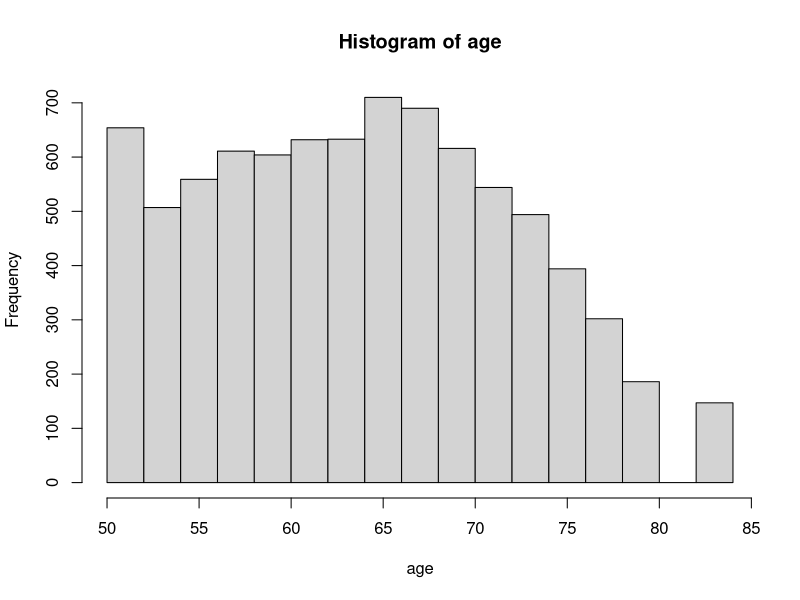
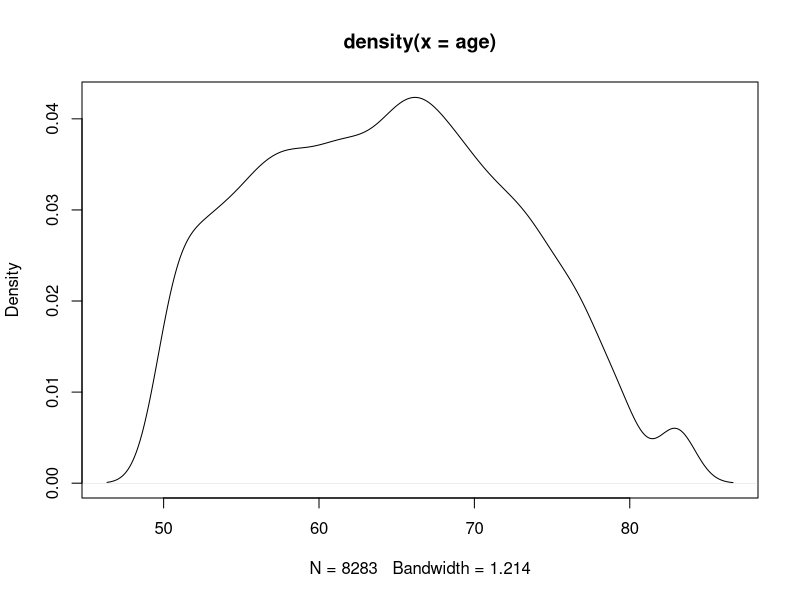
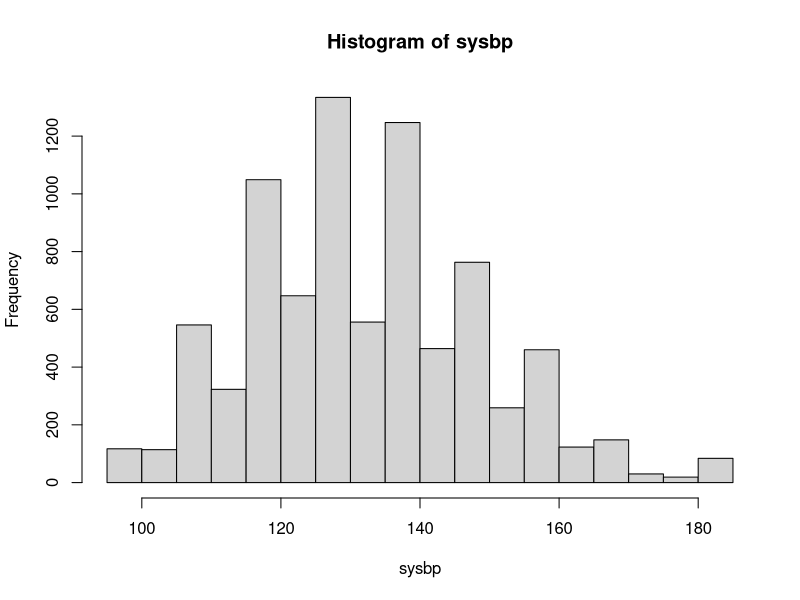
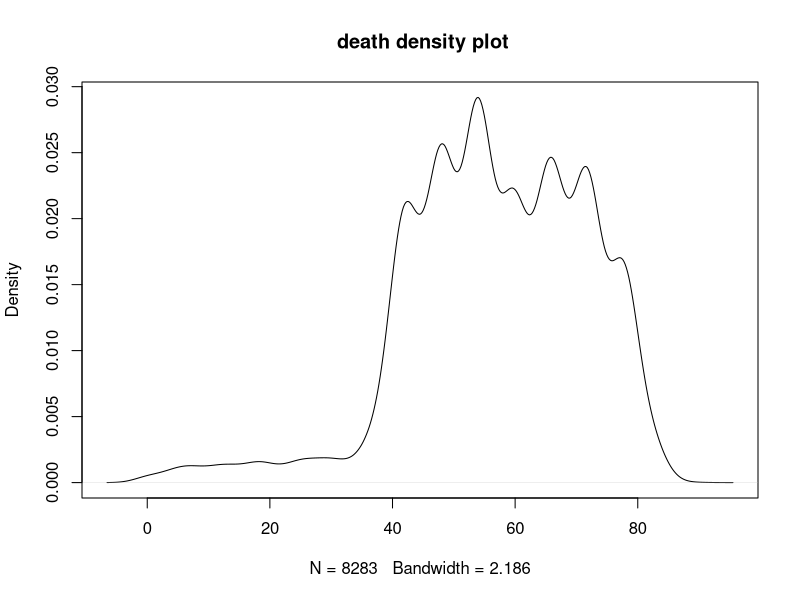
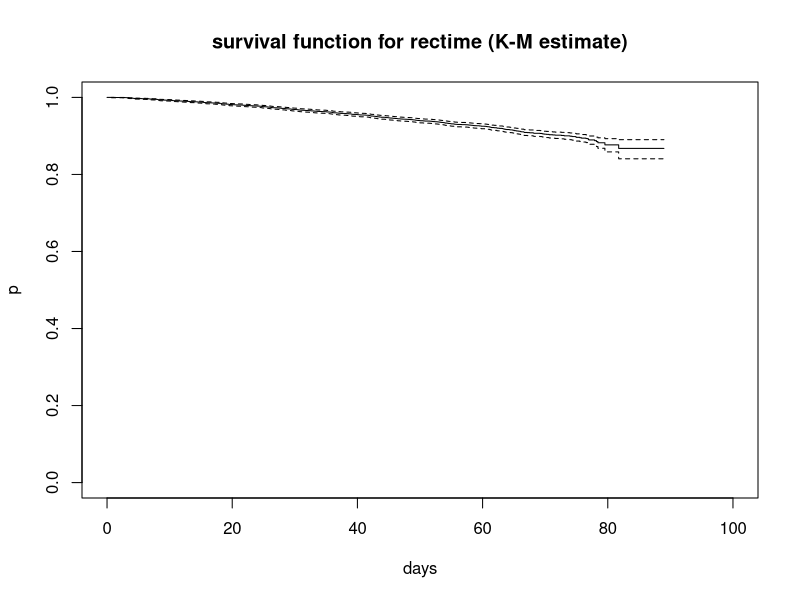
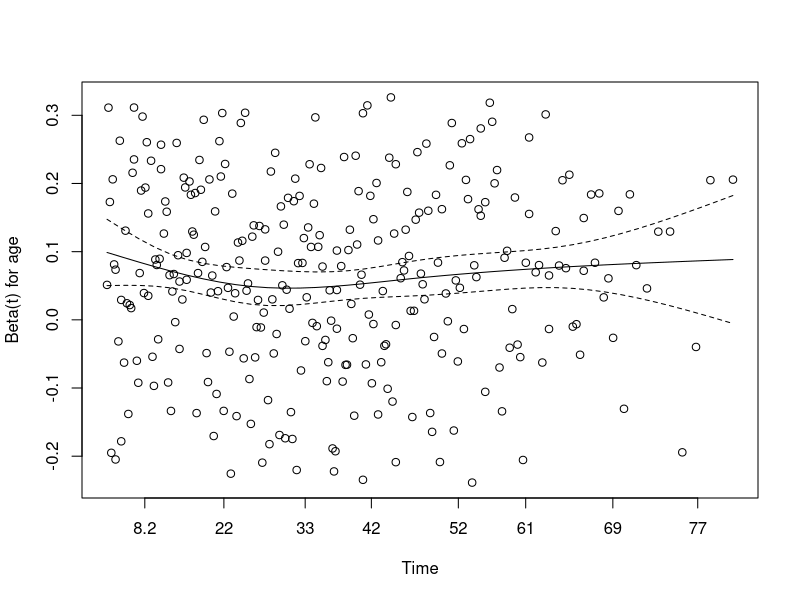
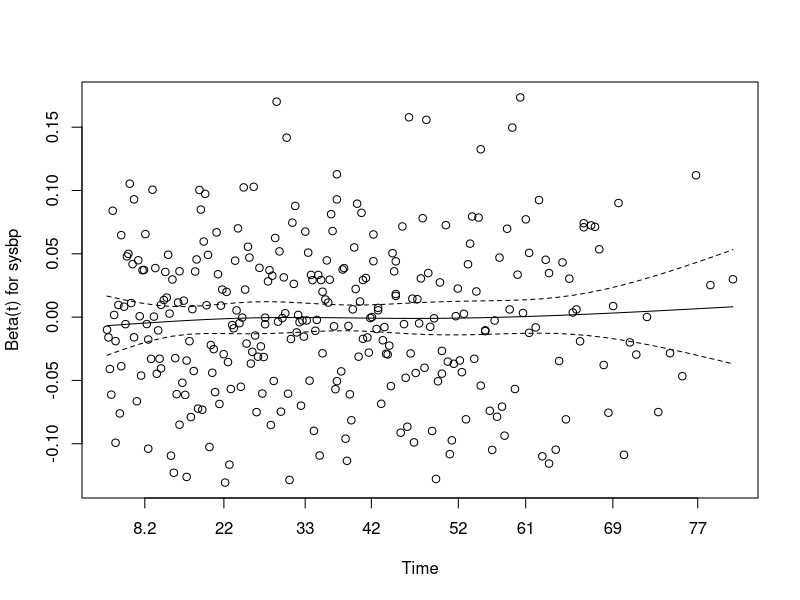
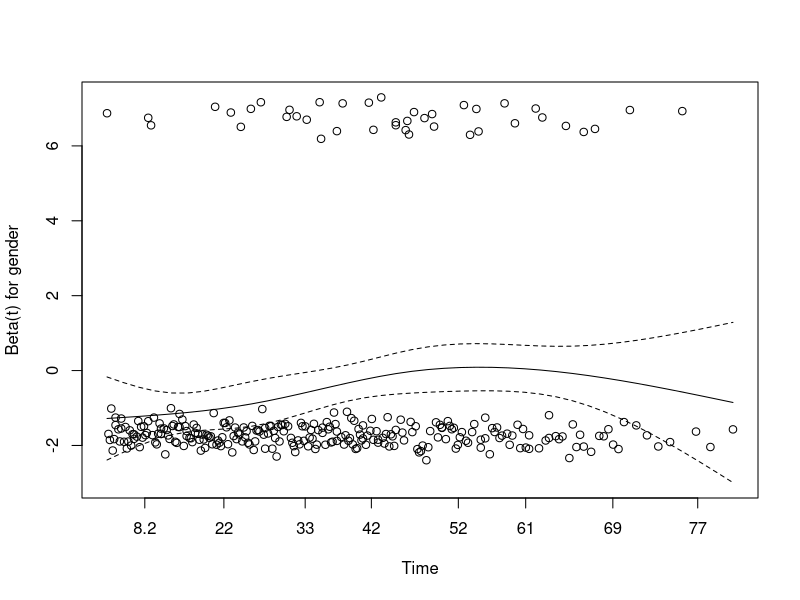

Recreate these plots in R, in order. (Note: this script raises an error after producing the figures.)
## ---- chunk 1
library(survival)
library(survminer)
## ---- chunk 2
data=read.table("peacedata.csv", head=T, sep=",")
attach(data)
## ---- chunk 3
summary(data)
# No missing values, but still needs to factorize variables
head(data)
## ---- chunk 4
names(data)
## ---- chunk 5
dim(data)
## ---- chunk 6
hist(age)
plot(density(age))
## ---- chunk 7
table(hidiabet)
table(hihypert)
## ---- chunk 8
table(tx)
## ---- chunk 9
hist(sysbp)
## ---- chunk 10
plot(density(t2death), main=" death density plot")
## ---- chunk 11
data$tx <- as.factor(data$tx)
data$gender<- as.factor(data$gender)
data$hidiabet<- as.factor(data$hidiabet)
data$hihypert<- as.factor(data$hihypert)
## ---- chunk 12
KM <- survfit(Surv(t2death,death)~1,type="kaplan-meier", conf.type="log-log")
plot(KM, main="survival function for rectime (K-M estimate)", xlab="days", ylab="p",xlim = c(0,100))
## ---- chunk 13
survdiff(Surv(t2death,death)~tx,data = data)
## ---- chunk 14
cox<- coxph(Surv(t2death,death)~tx,data = data)
summary(cox)
## ---- chunk 15
coxm<- coxph(Surv(t2death,death)~.,data = data)
summary(coxm)
## ---- chunk 16
male <- subset(data,data$gender==0)
female <- subset(data,data$gender==1)
summary(female)
summary(male)
## ---- chunk 17
coxmale<- coxph(Surv(t2death,death)~tx,data = male)
summary(coxmale)
## ---- chunk 18
coxfe<- coxph(Surv(t2death,death)~tx,data = male)
summary(coxfe)

## ---- chunk 19
data0 = subset(data,data$tx==0)
data0 <- subset(data0,select = -c(tx))

data1 = subset(data,data$tx==1)
data1 <- subset(data1,select = -c(tx))

model0 <- coxph(Surv(t2death,death)~.,data = data0)
model1 <- coxph(Surv(t2death,death)~.,data = data1)

cox.zph(model0)
plot(cox.zph(model1))
## ---- chunk 20
# Create the new data  
a <- data.frame(row.names = NULL, check.rows = FALSE,
           check.names = TRUE, fix.empty.names = TRUE,
           stringsAsFactors = default.stringsAsFactors(),
                          'gender' = c(0,1), 
                          'age' = c(60,60),
                          'hidiabet'=c(0,0),
                          'hihypert'=c(1,1),
                          'sysbp'=c(140,140)
                          )
a$gender<- as.factor(a$gender)
a$hidiabet<- as.factor(a$hidiabet)
a$hihypert<- as.factor(a$hihypert)

a
## ---- chunk 21

fita <- survfit(model0, newdata = a)
ggsurvplot(fita, conf.int = TRUE,
           ggtheme = theme_minimal(), data = a,
           ylim = c(0.85, 1),
           legend.labs = c("Male","Female"),
)
## ---- chunk 22
fitb <- survfit(model1, newdata = a, data = a) 
fitb
## ---- chunk 23
ggsurvplot(fitb, conf.int = TRUE,
           ylim = c(0.85, 1), xlim =c(0,100),
           legend.labs = c("Male","Female")
)
## ---- chunk 24
print(fita,print.rmean=TRUE)
# Of 4130 observation, there are only 334 useful 
print(fitb,print.rmean=TRUE)
# Of 4153 observation, there are only 299 useful 
